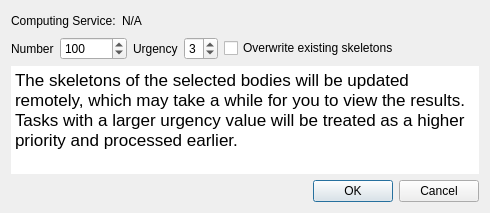
<?xml version="1.0" encoding="UTF-8"?>
<ui version="4.0">
 <class>ZFlyEmSkeletonUpdateDialog</class>
 <widget class="QDialog" name="ZFlyEmSkeletonUpdateDialog">
  <property name="geometry">
   <rect>
    <x>0</x>
    <y>0</y>
    <width>490</width>
    <height>213</height>
   </rect>
  </property>
  <property name="windowTitle">
   <string>Update Skeletons</string>
  </property>
  <layout class="QVBoxLayout" name="verticalLayout">
   <item>
    <layout class="QHBoxLayout" name="horizontalLayout">
     <item>
      <widget class="QLabel" name="label">
       <property name="text">
        <string>Computing Service:</string>
       </property>
      </widget>
     </item>
     <item>
      <widget class="QLabel" name="serviceLabel">
       <property name="text">
        <string>N/A</string>
       </property>
      </widget>
     </item>
     <item>
      <spacer name="horizontalSpacer">
       <property name="orientation">
        <enum>Qt::Horizontal</enum>
       </property>
       <property name="sizeHint" stdset="0">
        <size>
         <width>40</width>
         <height>20</height>
        </size>
       </property>
      </spacer>
     </item>
    </layout>
   </item>
   <item>
    <layout class="QHBoxLayout" name="horizontalLayout_2">
     <item>
      <widget class="QLabel" name="topCountLabel">
       <property name="text">
        <string>Number</string>
       </property>
      </widget>
     </item>
     <item>
      <widget class="QSpinBox" name="topCountSpinBox">
       <property name="minimum">
        <number>1</number>
       </property>
       <property name="maximum">
        <number>999999</number>
       </property>
       <property name="value">
        <number>100</number>
       </property>
      </widget>
     </item>
     <item>
      <widget class="QLabel" name="label_2">
       <property name="text">
        <string>Urgency</string>
       </property>
      </widget>
     </item>
     <item>
      <widget class="QSpinBox" name="prioritySpinBox">
       <property name="minimum">
        <number>0</number>
       </property>
       <property name="maximum">
        <number>9</number>
       </property>
       <property name="value">
        <number>3</number>
       </property>
      </widget>
     </item>
     <item>
      <widget class="QCheckBox" name="overwriteCheckBox">
       <property name="toolTip">
        <string>Only when the box is checked, the skeletons of the selected bodies will be recomputed.</string>
       </property>
       <property name="text">
        <string>Overwrite existing skeletons</string>
       </property>
      </widget>
     </item>
     <item>
      <spacer name="horizontalSpacer_2">
       <property name="orientation">
        <enum>Qt::Horizontal</enum>
       </property>
       <property name="sizeHint" stdset="0">
        <size>
         <width>40</width>
         <height>20</height>
        </size>
       </property>
      </spacer>
     </item>
    </layout>
   </item>
   <item>
    <widget class="QTextEdit" name="noticeTextEdit">
     <property name="enabled">
      <bool>true</bool>
     </property>
     <property name="autoFillBackground">
      <bool>true</bool>
     </property>
     <property name="frameShape">
      <enum>QFrame::NoFrame</enum>
     </property>
     <property name="frameShadow">
      <enum>QFrame::Plain</enum>
     </property>
     <property name="readOnly">
      <bool>true</bool>
     </property>
     <property name="html">
      <string>&lt;!DOCTYPE HTML PUBLIC &quot;-//W3C//DTD HTML 4.0//EN&quot; &quot;http://www.w3.org/TR/REC-html40/strict.dtd&quot;&gt;
&lt;html&gt;&lt;head&gt;&lt;meta name=&quot;qrichtext&quot; content=&quot;1&quot; /&gt;&lt;style type=&quot;text/css&quot;&gt;
p, li { white-space: pre-wrap; }
&lt;/style&gt;&lt;/head&gt;&lt;body style=&quot; font-family:'.SF NS Text'; font-size:13pt; font-weight:400; font-style:normal;&quot;&gt;
&lt;p style=&quot; margin-top:0px; margin-bottom:0px; margin-left:0px; margin-right:0px; -qt-block-indent:0; text-indent:0px;&quot;&gt;&lt;span style=&quot; font-family:'Lucida Grande';&quot;&gt;The skeletons of the selected bodies will be updated remotely, which may take a while for you to view the results. Tasks with a larger urgency value will be treated as a higher priority and processed earlier.&lt;/span&gt;&lt;/p&gt;&lt;/body&gt;&lt;/html&gt;</string>
     </property>
    </widget>
   </item>
   <item>
    <widget class="QDialogButtonBox" name="buttonBox">
     <property name="orientation">
      <enum>Qt::Horizontal</enum>
     </property>
     <property name="standardButtons">
      <set>QDialogButtonBox::Cancel|QDialogButtonBox::Ok</set>
     </property>
    </widget>
   </item>
  </layout>
 </widget>
 <resources/>
 <connections>
  <connection>
   <sender>buttonBox</sender>
   <signal>accepted()</signal>
   <receiver>ZFlyEmSkeletonUpdateDialog</receiver>
   <slot>accept()</slot>
   <hints>
    <hint type="sourcelabel">
     <x>248</x>
     <y>254</y>
    </hint>
    <hint type="destinationlabel">
     <x>157</x>
     <y>274</y>
    </hint>
   </hints>
  </connection>
  <connection>
   <sender>buttonBox</sender>
   <signal>rejected()</signal>
   <receiver>ZFlyEmSkeletonUpdateDialog</receiver>
   <slot>reject()</slot>
   <hints>
    <hint type="sourcelabel">
     <x>316</x>
     <y>260</y>
    </hint>
    <hint type="destinationlabel">
     <x>286</x>
     <y>274</y>
    </hint>
   </hints>
  </connection>
 </connections>
</ui>
